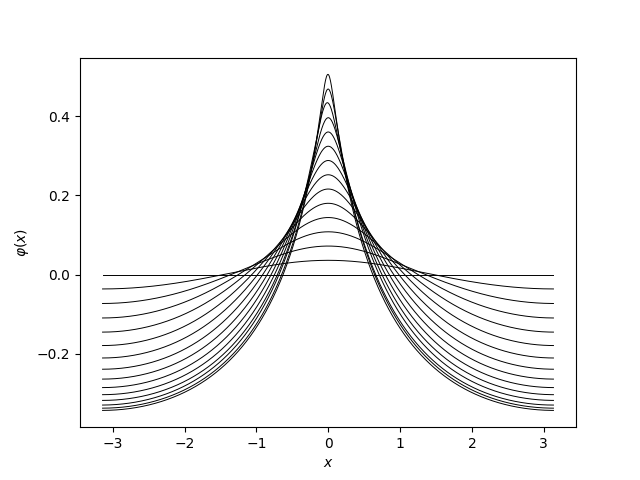

The Python source for this figure:
import numpy as np
from scipy import optimize
import matplotlib.pyplot as plt


def func_guess(X, height, P):
    return height * np.cos(((2 * np.pi) / P) * X)


def bessel_symbol(Xi, s):
    return (1 + Xi ** 2) ** (-s / 2)


def FKDV_system(sol, height, P, s, symb_coeffs):
    phi, mu = sol[:-1], sol[-1]

    phi_coeffs = np.fft.rfft(phi)
    mod_phi_coeffs = np.multiply(phi_coeffs, symb_coeffs)

    eq_err = (mu * phi) - ((1 / 2) * phi ** 2) - np.fft.irfft(mod_phi_coeffs)
    height_err = np.array([np.abs(height - phi[(len(phi) // 2) + 1])])
    return np.concatenate((eq_err, height_err))


if __name__ == "__main__":
    s = 0.5
    P = 2 * np.pi
    N = 1500
    X = np.linspace(-P / 2, P / 2, N, endpoint=False)
    samples = 14

    bif_point = bessel_symbol((2 * np.pi) / P, s)
    symb_coeffs = bessel_symbol(
        np.array([(2 * np.pi * k) / P for k in range(0, (N // 2) + 1)]), s
    )
    H = np.linspace(0, 0.7 * bif_point, samples)
    wavespeeds, max_heights = np.zeros(samples), np.zeros(samples)

    for i in range(0, samples):
        wavespeed_guess = np.array([bif_point])
        phi_guess = func_guess(X, H[i], P)

        F = lambda sol: FKDV_system(sol, H[i], P, s, symb_coeffs)
        solution = optimize.fsolve(
            F, np.concatenate((phi_guess, wavespeed_guess)), xtol=1e-6
        )

        wavespeeds[i] = solution[-1]
        max_heights[i] = np.max(solution[:-1])
        plt.plot(X, solution[:-1], "k", linewidth=0.7)

    plt.ylabel(r"$\varphi (x)$")
    plt.xlabel(r"$x$")
    # plt.savefig("bifurcation_fkdv.png")
    plt.show()
    plt.plot(wavespeeds, max_heights, "k", linewidth=0.4)
    plt.plot(wavespeeds, max_heights, "k.", linewidth=0.7)
    plt.plot(np.linspace(0.73, 0.87, 50), np.linspace(0.73, 0.87, 50), "k")
    plt.plot(np.linspace(0.73, 0.87, 50), np.zeros(50), "b")
    plt.xlabel(r"$\mu$")
    plt.ylabel(r"$\max \ \varphi$")
    # plt.savefig("bifurcation_branch_fkdv.png")
    plt.show()
